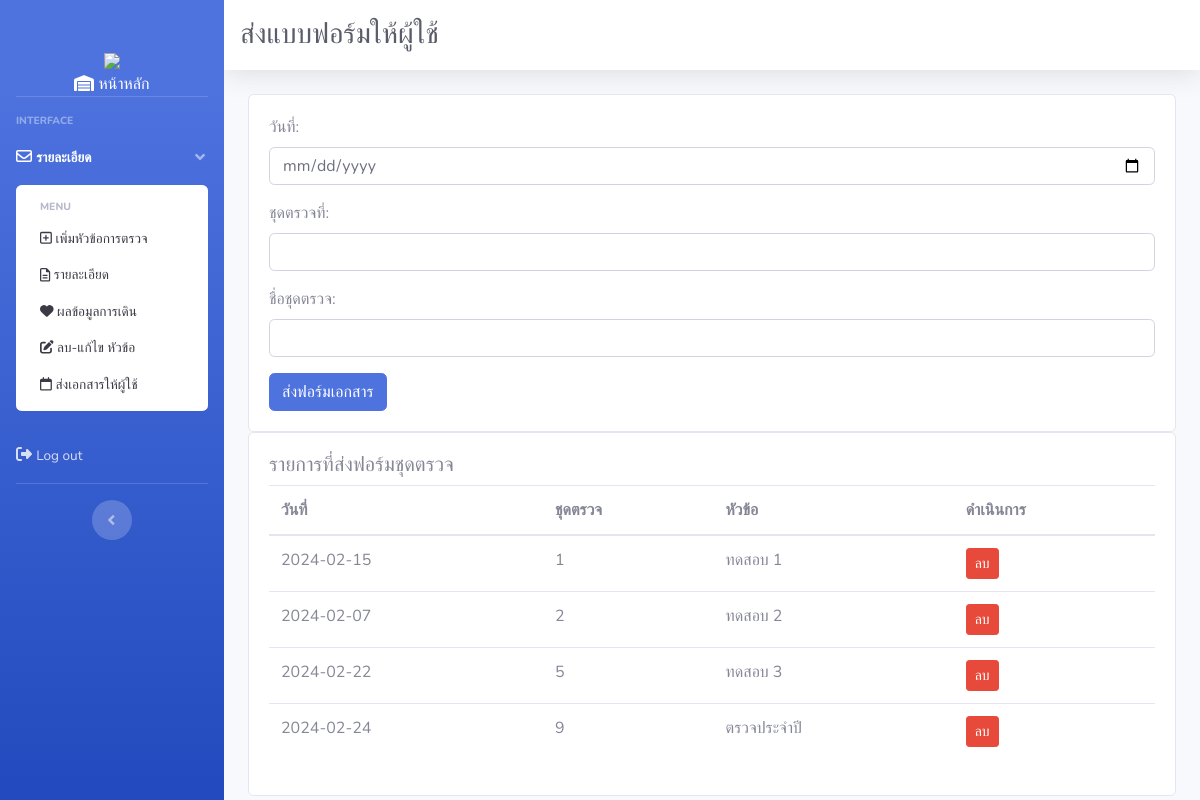
Page /project_health/admin/appointment.php on the committed database.
### tables this page shows
CREATE TABLE `appointment` (
  `id_appointment` int(10) NOT NULL,
  `topic` varchar(255) NOT NULL,
  `appointment_date` date NOT NULL,
  `appointment_number` int(20) NOT NULL,
  `time` timestamp NOT NULL DEFAULT current_timestamp() ON UPDATE current_timestamp()
);

### project_health/admin/appointment.php (the view, shortened to what this page needs)
<!DOCTYPE html>
<html lang="en">
<head>
    <link href="../vendor/fontawesome-free/css/all.min.css" rel="stylesheet" type="text/css">
    <link href="../css/sb-admin-2.min.css" rel="stylesheet">
</head>
<body id="page-top">
    <div id="wrapper">
        <?php include "header/header.php"; ?>
        <div id="content-wrapper" class="d-flex flex-column">
            <div id="content">
                <nav class="navbar navbar-expand navbar-light bg-white topbar mb-4 static-top shadow">
                    <div class="input-group">
                        <h1 class="h3 mb-0 text-gray-800">ส่งแบบฟอร์มให้ผู้ใช้</h1>&nbsp; &nbsp;
                    </div>
                </nav>
                <div class="container-fluid">
                    <div class="row">
                    <div class="col-lg-12">
                        <div class="card">
                            <div class="card-body">
                                <form action="add_data/process_add_appointment.php" method="post">
                                    <div class="form-group">
                                        <label for="appointment_date">วันที่:</label>
                                        <input type="date" class="form-control" id="appointment_date" name="appointment_date" required>
                                    </div>
                                    <div class="form-group">
                                        <label for="appointment_number">ชุดตรวจที่:</label>
                                        <input type="number" class="form-control" id="appointment_number" name="appointment_number" required>
                                    </div>
                                    <div class="form-group">
                                        <label for="topic">ชื่อชุดตรวจ:</label>
                                        <input type="text" class="form-control" id="topic" name="topic" required>
                                    </div>
                                    <button type="submit" class="btn btn-primary">ส่งฟอร์มเอกสาร</button>
                                </form>
                            </div>
                        </div>
                    </div>
                </div>
                </div>
                <div class="container-fluid">
                    <div class="row">
                        <div class="col-lg-12">
                            <div class="card">
                                <div class="card-body">
                                    <h5>รายการที่ส่งฟอร์มชุดตรวจ</h5>
                                    <table class="table">
                                        <thead>
                                            <tr>
                                                <th>วันที่</th>
                                                <th>ชุดตรวจ</th>
                                                <th>หัวข้อ</th>
                                                <th>ดำเนินการ</th>
                                            </tr>
                                        </thead>
                                        <tbody>
                                            <?php
                                            $query = "SELECT * FROM appointment";
                                            $result = $conn->query($query);
                                            if ($result->rowCount() > 0) {
                                                while ($row = $result->fetch(PDO::FETCH_ASSOC)) {
                                                    echo "<tr class='highlight-row'>";
                                                    echo "<td>" . $row['appointment_date'] . "</td>";
                                                    echo "<td>" . $row['appointment_number'] . "</td>";
                                                    echo "<td>" . $row['topic'] . "</td>";
                                                    echo "<td>";
                                                    if (isset($row['id_appointment'])) {
                                                        echo "<form action='' method='post'>";
                                                        echo "<button type='submit' class='btn btn-danger btn-sm'>ลบ</button>";
                                                        echo "</form>";
                                                    } else {
                                                        echo "ไม่พบ ID";
                                                    }
                                                    echo "</td>";
                                                    echo "</tr>";
                                                }
                                            } else {
                                                echo "<tr class='highlight-row'><td colspan='4'>ไม่มีรายการชุดตรวจที่ส่ง</td></tr>";
                                            }
                                            ?>
                                        </tbody>
                                    </table>
                                </div>
                            </div>
                        </div>
                    </div>
                </div>
            </div>
        </div>
    </div>
</body>
</html>

### rows in the picture
appointment: appointment_date "2024-02-15", appointment_number "1", topic "ทดสอบ 1"
appointment: appointment_date "2024-02-07", appointment_number "2", topic "ทดสอบ 2"
appointment: appointment_date "2024-02-22", appointment_number "5", topic "ทดสอบ 3"
appointment: appointment_date "2024-02-24", appointment_number "9", topic "ตรวจประจำปี"
